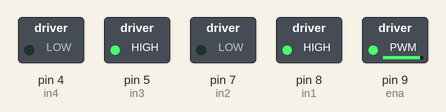
Simulated run of this sketch. Board: Arduino Uno, built with avr-gcc and run on an emulated ATmega328P. Parts: switched loads named in the sketch (green lamp = pin HIGH). Pins used as bus, display or sensor lines are not drawn.

Above: at 0.05 s.
At 1.5 s:
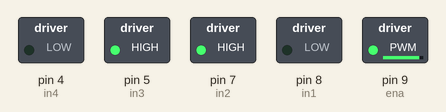
At 2.95 s:
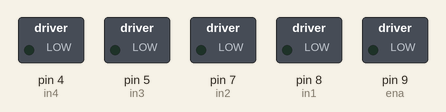
Timing chart, 0 to 6.9 s (numbered marks = the images above):
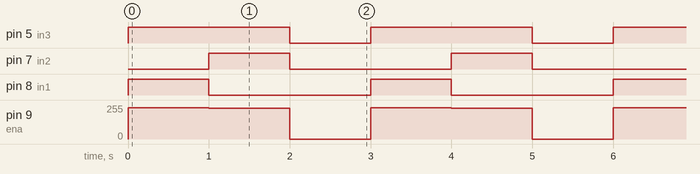

The sketch:

prod_v1.ino
```cpp
//begin ultrasonic imports
#define echoPin 2
#define trigPin 3
//end ultrasonic imports

int in1 = 8;  //direction 1
int in2 = 7;  //direction 1
int ena = 9;  //power 1

int in3 = 5;  //direction 2
int in4 = 4;  //direction 2
int enb = 3;  //power 2

void setup() {
  pinMode(in1, OUTPUT);  // sets the pin as output
  pinMode(in2, OUTPUT); // sets the pin as output
  pinMode(ena, OUTPUT);

   pinMode(in3, OUTPUT);  // sets the pin as output
  pinMode(in4, OUTPUT); // sets the pin as output
  pinMode(enb, OUTPUT);


  while(true) {
    setBothMotors(235);
    delay(1000);
    pivotCW(230);
    delay(1000);
    brake();
    delay(1000);
  }


}


void loop() {

}


void setBothMotors(int SPEED) {
  digitalWrite(in1, HIGH);
  digitalWrite(in2,LOW);
  analogWrite(ena,SPEED);

  digitalWrite(in3, HIGH);
  digitalWrite(in4,LOW);
  analogWrite(enb,SPEED);
}

void pivotCW(int SPEED) {
  digitalWrite(in1, LOW);
  digitalWrite(in2,HIGH);
  analogWrite(ena,SPEED);

  digitalWrite(in3, HIGH);
  digitalWrite(in4,LOW);
  analogWrite(enb,SPEED);
}

void brake() {
  digitalWrite(in1, LOW);
  digitalWrite(in2,LOW);
  analogWrite(ena,0);

  digitalWrite(in3, LOW);
  digitalWrite(in4,LOW);
  analogWrite(enb,0);
}

bool obstacle() {
  if(readUltrasonicSensor() < 20.0) {
    brake();
    return true;
  }
  return false;
}

double readUltrasonicSensor() {
    digitalWrite(trigPin, LOW);
    delayMicroseconds(2);

    digitalWrite(trigPin, HIGH);
    delayMicroseconds(10);
    digitalWrite(trigPin, LOW);

    return pulseIn(echoPin, HIGH) * 0.34 / 2; //distance
}

void dumbAvoid() {

}
```

Measured:
- by itself, pin 5 (in3): alternates HIGH for 2.0 s and LOW for 1.0 s
- by itself, pin 7 (in2), pin 8 (in1): alternates HIGH for 1.0 s and LOW for 2.0 s
- by itself, pin 9 (ena): repeats every 3.0 s: 230/255 1.0 s, 0/255 1.0 s, 235/255 1.0 s
